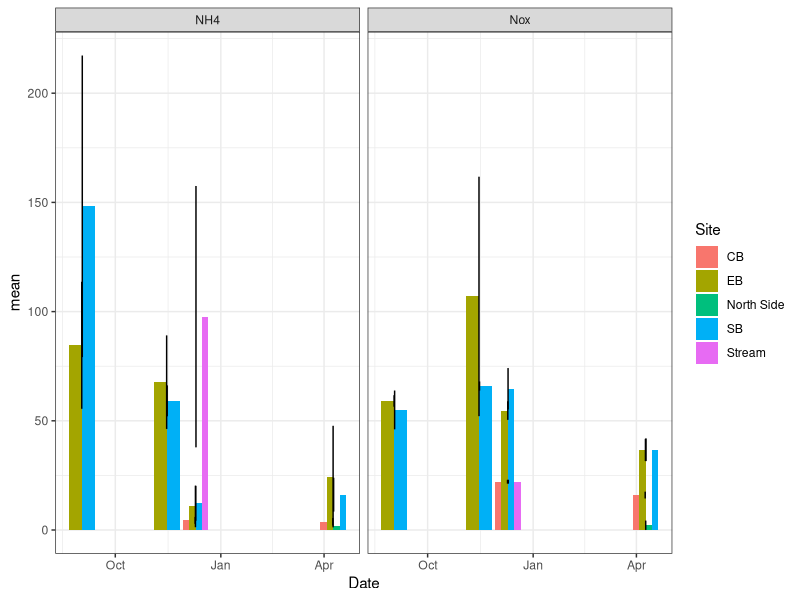

Write R code to recreate this figure. (Note: this script raises an error after producing the figure.)
## ---- chunk 1
library(ggplot2)
library(dplyr)
library(tidyverse)
library(lubridate)


wq <- read.csv("Water_quality_data.csv")

str(wq)

# as.date 
wq$Date <- dmy(wq$Date)

# Site as a factor 
wq$Site <- as.factor(wq$Site)

## ---- chunk 2

# Pivot longer so that we can plot nox and nh4 on the same graph 

wq.long <- pivot_longer(wq, cols = c(5:6), values_to = "Measurement")

wq.plotting <- wq.long %>% group_by(Date, Site, name) %>%
  summarise(mean = mean(Measurement, na.rm = TRUE),
            sd = sd(Measurement, na.rm = TRUE),
            n = sum(!is.na(Measurement)),
            se = sd/sqrt(n))

ggplot(wq.plotting, aes(x=Date, y=mean,fill=Site)) + 
  geom_col(position = "dodge") + 
    geom_errorbar(aes(ymin=mean-se, ymax=mean+se), width=.1, position = position_dodge(width = 0.9)) +
    #scale_fill_manual(values = Colours_dec) +
   # scale_color_manual(values = Colours_dec) +
    theme_bw() +
  facet_wrap(~name)

## ---- chunk 3

# 2/09/20 
# NH4 
# EB
84.56/10

# SB
148.2/10

# NOx 
# EB 
59.1/50

# SB
55/50

# 15/11/20 
# NH4 
# EB
67.7/10

# SB
59.1/10

# NOx 

# EB
107/50

# SB
67/50

# 10/12/20 
# NOx
# EB
54.7/50

# SB
64.67/50

# 9/04/21
# NH4 
# EB
24.5/10

# SB
16.2/10

## ---- chunk 4

# 2020-09-02

wq.plottingsept <- wq.plotting %>% filter(Date == as.Date("2020-09-02"))

wq.plottingsept$Site <- factor(wq.plottingsept$Site, levels = c("SB","EB"))

str(wq.plottingsept)

ggplot(wq.plottingsept, aes(x=Site, y=mean, fill=name)) + 
  geom_point(position_dodge(0.3)) + 
    geom_errorbar(aes(ymin=mean-se, ymax=mean+se), width=.1, position = position_dodge(width = 0.9)) +
  scale_y_continuous(limits = c(0,225)) +
    #scale_fill_manual(values = Colours_dec) +
   # scale_color_manual(values = Colours_dec) +
    theme_bw() 

sept <- ggplot(wq.plottingsept, aes(Site, mean)) +
  geom_errorbar(
    aes(ymin = mean-se, ymax = mean+se, color = name),
    position = position_dodge(0.3), width = 0.1
    )+
    scale_y_continuous(limits = c(0,225)) +
    geom_point(aes(color = name), position = position_dodge(0.3)) +
    scale_color_manual(values = c("#00AFBB", "#E7B800")) +
    theme_bw() 

sept


## ---- chunk 5

# 2020-11-15

wq.plottingnov <- wq.plotting %>% filter(Date == as.Date("2020-11-15"))

wq.plottingnov$Site <- factor(wq.plottingnov$Site, levels = c("SB","EB"))

str(wq.plottingnov)

nov <- ggplot(wq.plottingnov, aes(Site, mean)) +
  geom_errorbar(
    aes(ymin = mean-se, ymax = mean+se, color = name),
    position = position_dodge(0.3), width = 0.1
    )+
    scale_y_continuous(limits = c(0,225)) +
    geom_point(aes(color = name), position = position_dodge(0.3)) +
    scale_color_manual(values = c("#00AFBB", "#E7B800")) +
    theme_bw() 

## ---- chunk 6

# 2020-12-10

#wq.plottinga <- slice(wq.plotting,-(15:16))


wq.plottingdec <- wq.plotting %>% filter(Date == as.Date("2020-12-10")) 

str(wq.plottingdec)
View(wq.plottingdec)
wq.plottingdec <- as.data.frame(wq.plottingdec)

wq.plottingdec$Site <- factor(wq.plottingdec$Site, levels = c("CB","SB","EB","Stream"))


str(wq.plottingdec)
#a <- wq.plottingdec[!(wq.plottingdec$Site=="Stream")]


str(wq.plottingdec)

dec <- ggplot(wq.plottingdec, aes(Site, mean)) +
  geom_errorbar(
    aes(ymin = mean-se, ymax = mean+se, color = name),
    position = position_dodge(0.3), width = 0.1
    )+
    scale_y_continuous(limits = c(0,225)) +
    geom_point(aes(color = name), position = position_dodge(0.3)) +
    scale_color_manual(values = c("#00AFBB", "#E7B800")) +
    theme_bw() 

dec

## ---- chunk 7

# 2021-04-09

wq.plottingapril <- wq.plotting %>% filter(Date == as.Date("2021-04-09"))



wq.plottingapril$Site <- factor(wq.plottingapril$Site, levels = c("North Side","CB","SB","EB"))

str(wq.plottingapril )

april <- ggplot(wq.plottingapril, aes(Site, mean)) +
  geom_errorbar(
    aes(ymin = mean-se, ymax = mean+se, color = name),
    position = position_dodge(0.3), width = 0.1
    )+
    scale_y_continuous(limits = c(0,225)) +
    geom_point(aes(color = name), position = position_dodge(0.3)) +
    scale_color_manual(values = c("#00AFBB", "#E7B800")) +
    theme_bw() 

april

## ---- chunk 8

# 2021-04-09

wq.plottingapril <- wq.plotting %>% filter(Date == as.Date("2021-04-09"))



wq.plottingapril$Site <- factor(wq.plottingapril$Site, levels = c("North side","CB","SB","EB"))

str(wq.plottingapril )


